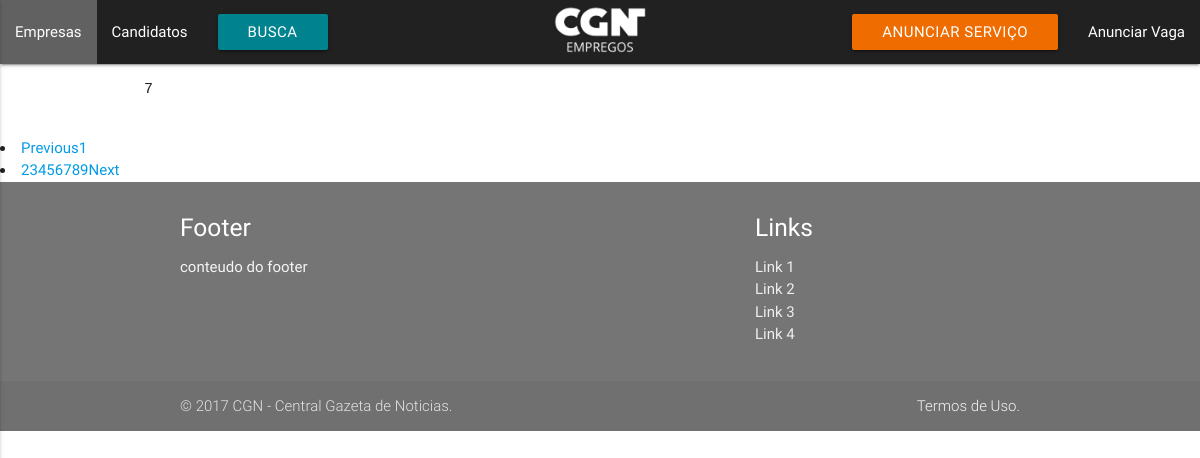
Page /2 on the earlier database version.
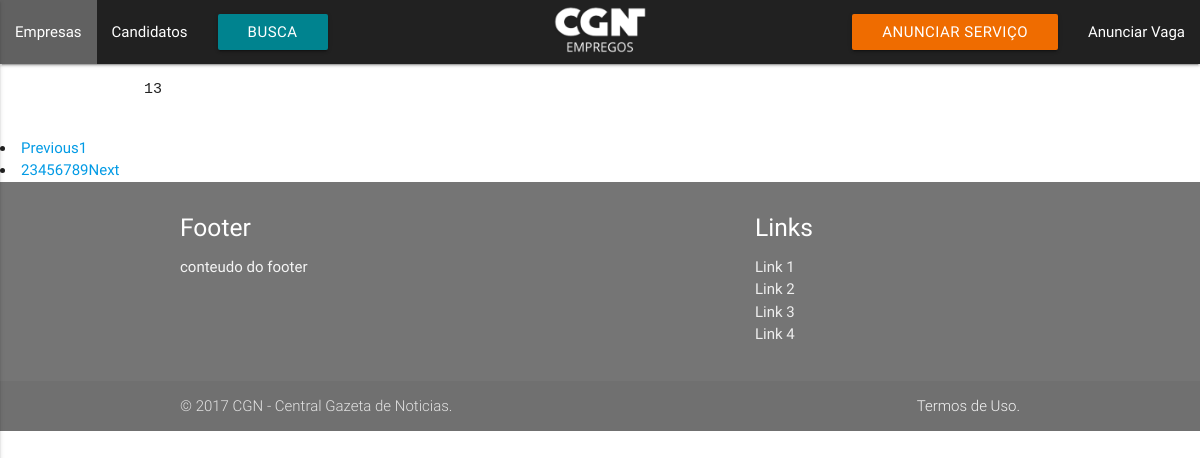
Same page on the later database version.
### tables this page shows
CREATE TABLE `cards` ( 
	`id` Int( 200 ) AUTO_INCREMENT NOT NULL,
	`is_ad` TinyInt( 1 ) NULL,
	`facebook` Int( 200 ) NOT NULL,
	`tipo` Enum( 'servico', 'vaga' ) NOT NULL,
	`beneficios_clt` TinyInt( 1 ) NULL,
	`beneficios_diaria` TinyInt( 1 ) NULL,
	`beneficios_odonto` TinyInt( 1 ) NULL,
	`beneficios_vida` TinyInt( 1 ) NULL,
	`beneficios_alimentacao` TinyInt( 1 ) NULL,
	`beneficios_saude` TinyInt( 1 ) NULL,
	`beneficios_comissao` TinyInt( 1 ) NULL,
	`beneficios_vt` TinyInt( 1 ) NULL,
	`numero` VarChar( 17 ) NOT NULL,
	`cor` VarChar( 12 ) NOT NULL,
	`cargo` VarChar( 40 ) NOT NULL,
	`block` TinyInt( 1 ) NOT NULL DEFAULT '0',
	PRIMARY KEY ( `id` ) )
CHARACTER SET = utf8
COLLATE = utf8_general_ci;

### index.php (called while the page is built, shortened)
<?php
require_once BASEPATH.'core/CodeIgniter.php';

### application/models/Card.php (called while the page is built, shortened)
<?php
class Card extends CI_Model {
        public function record_count()
        {
                $this->db->where('block', FALSE);
                $this->db->where('tipo', 'vaga');
                return $this->db->count_all("cards");
        }
        public function fetch_data($limit, $range) {
                $this->db->order_by('cards.id', 'DESC');
                $this->db->limit($limit, $range);
                $query = $this->db->get("cards");
                if ($query->num_rows() > 0)
                {
                        foreach ($query->result() as $row)
                        {
                                $data[] = $row;
                        }
                        return $data;
                }
                return false;
        }
}

### application/views/home.php (the view, shortened to what this page needs)
<div class="row">
<pre>
	<?php echo $results[0]->id; ?>
</pre>
</div>
	<?php foreach ($links as $link) {
		echo "<li>". $link."</li>";
	} ?>

### application/controllers/Home.php (shortened to what this page needs)
<?php
class Home extends CI_Controller {
	public function __construct()
	{
		$this->load->helper('url');
	}
	public function index()
	{
		$this->load->library('form_validation');
		$this->load->library('pagination');
		$this->load->model('card');
		$config = array();
        $config["base_url"] = base_url();
        $total_row = $this->card->record_count();
        $config["total_rows"] = $total_row;
        $config["per_page"] = 1;
        $config['use_page_numbers'] = TRUE;
        $config['num_links'] = $total_row;
        $config['cur_tag_open'] = '&nbsp;<a class="current">';
        $config['cur_tag_close'] = '</a>';
        $config['next_link'] = 'Next';
        $config['prev_link'] = 'Previous';
        $this->pagination->initialize($config);
        if($this->uri->segment(1)){
        $range = ($this->uri->segment(1)) ;
          }
        else{
               $range = 0;
        }
        $data["results"] = $this->card->fetch_data($config["per_page"], $range);
        $str_links = $this->pagination->create_links();
        $data["links"] = explode('&nbsp;',$str_links );
		$this->load->view('template/header');
		$this->load->view('template/menu');
		$this->load->view('home', $data);
		$this->load->view('template/footer');
	}
}

### application/views/template/header.php (shortened to what this page needs)
?><!DOCTYPE html>
<html lang="en">
<head>
	<link type="text/css" rel="stylesheet" href="materialize/css/materialize.min.css"  media="screen,projection"/>
	<link rel="stylesheet" href="assets/css/home.css"/>
</head>
<body>

### application/views/template/menu.php (shortened to what this page needs)
<nav>
	<div class="nav-wrapper grey darken-4">
		<ul class="left hide-on-med-and-down">
			<li class="grey darken-2"><a href="#">Empresas</a></li>
			<li><a href="#">Candidatos</a></li>
			<li><a href="#SearchModal" class="waves-effect waves-light btn cyan darken-3">Busca</a></li>
		</ul>
		<a href="<?=base_url()?>" class="brand-logo center">
			<img style="height: 50px; margin-top: 5px;" class="responsive-img" src="assets/images/logo.png" alt="">
		</a>
		<ul class="right hide-on-med-and-down">
			<li><a href="#LoginModal" id="servico" class="waves-effect waves-light btn orange darken-3">Anunciar Serviço</a></li>
			<li><a href="#LoginModal" id="vaga" >Anunciar Vaga</a></li>
		</ul>
	</div>
</nav>

### application/views/template/footer.php (shortened to what this page needs)
<footer class="page-footer grey darken-1">
	<div class="container">
		<div class="row">
			<div class="col l6 s12">
				<h5 class="white-text">Footer</h5>
				<p class="grey-text text-lighten-4">conteudo do footer</p>
			</div>
			<div class="col l4 offset-l2 s12">
				<h5 class="white-text">Links</h5>
				<ul>
					<li><a class="grey-text text-lighten-3" href="#!">Link 1</a></li>
					<li><a class="grey-text text-lighten-3" href="#!">Link 2</a></li>
					<li><a class="grey-text text-lighten-3" href="#!">Link 3</a></li>
					<li><a class="grey-text text-lighten-3" href="#!">Link 4</a></li>
				</ul>
			</div>
		</div>
	</div>
	<div class="footer-copyright">
		<div class="container">
			© 2017 CGN - Central Gazeta de Noticias.
			<a class="grey-text text-lighten-4 right" href="#!">Termos de Uso.</a>
		</div>
	</div>
</footer>
</body>
</html>

Differences in the rows shown:
no longer on this page (row edited): cards: id "7"
added cards: id "13"
